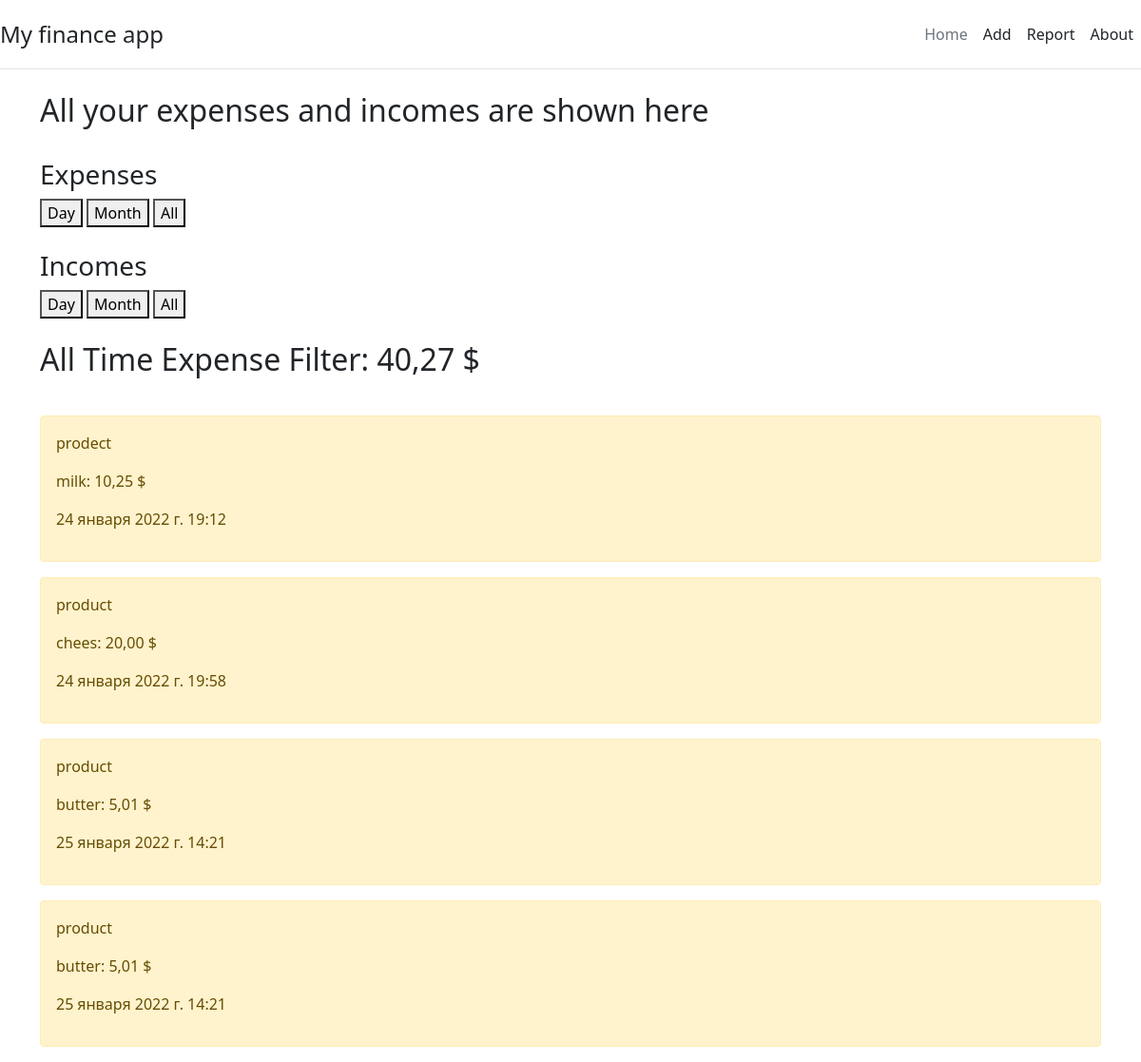
The app's page /report/all_costs with its own data.
### base/models.py (models this page shows, shortened)
class Costs(models.Model):
    category = models.CharField(max_length=50)
    list = models.CharField(max_length=150)
    costs = models.DecimalField(decimal_places=2, max_digits=10)
    date = models.DateTimeField()

### base/views.py (the view)
# urls.py: path("report/<str:filter_btn>", views.report_filter, name="report_filter"),
def report_filter(request, filter_btn):
    costs = Costs.objects.all()
    income = Income.objects.all()
    sum_costs = 0
    sum_income = 0
    day = datetime.now() - timedelta(minutes=60*24)
    month = datetime.now() - timedelta(minutes=60*24*30)
    if filter_btn == "all_costs":
        for el in costs:
            sum_costs += el.costs
        context = {"title": "Report", "costs": costs, "sum_costs": sum_costs, "filter": "All Time Expense Filter"}
        return render(request, "base/report.html", context=context)
    elif filter_btn == "all_income":
        for el in income:
            sum_income += el.income
        context = {"title": "Report", "income": income, "sum_income": sum_income, "filter": "All Time Income Filter"}
        return render(request, "base/report.html", context=context)
    elif filter_btn == "day_costs":
        costs = costs.filter(date__gte=day)
        for el in costs:
            sum_costs += el.costs
        context = {"title": "Report", "costs": costs, "sum_costs": sum_costs, "filter": "Daily expense filter"}
        return render(request, "base/report.html", context=context)
    elif filter_btn == "day_income":
        income = income.filter(date__gte=day)
        for el in income:
            sum_income += el.income
        context = {"title": "Report", "income": income, "sum_income": sum_income, "filter": "Daily income filter"}
        return render(request, "base/report.html", context=context)
    elif filter_btn == "month_costs":
        costs = costs.filter(date__gte=day)
        for el in costs:
            sum_costs += el.costs
        context = {"title": "Report", "costs": costs, "sum_costs": sum_costs, "filter": "Monthly expense filter"}
        return render(request, "base/report.html", context=context)
    elif filter_btn == "month_income":
        income = income.filter(date__gte=month)
        for el in income:
            sum_income += el.income
        context = {"title": "Report", "income": income, "sum_income": sum_income, "filter": "Monthly income filter"}
        return render(request, "base/report.html", context=context)

### base/templates/base/report.html (shortened to what this page needs)
{% extends "base/base.html" %}
{% block content %}
    <h2>All your expenses and incomes are shown here </h2><br>
    <div>
        <h3>Expenses</h3>
        <a href="{% url 'report_filter' filter_btn='day_costs' %}"><button>Day</button></a>
        <a href="{% url 'report_filter' filter_btn='month_costs' %}"><button>Month</button></a>
        <a href="{% url 'report_filter' filter_btn='all_costs' %}"><button>All</button></a>
    </div>
    <br>
    <div>
        <h3>Incomes</h3>
        <a href="{% url 'report_filter' filter_btn='day_income' %}"><button>Day</button></a>
        <a href="{% url 'report_filter' filter_btn='month_income' %}"><button>Month</button></a>
        <a href="{% url 'report_filter' filter_btn='all_income' %}"><button>All</button></a>
    </div>
    <br>
    {% if costs %}
    <h2>{{ filter }}: {{ sum_costs }} $</h2>
        <br>
        {% for cost in costs %}
            <div class="alert alert-warning mt-2">
                <p>{{ cost.category }}</p>
                <p>{{ cost.list }}: {{ cost.costs }} $</p>
                <p>{{ cost.date }}</p>
            </div>
        {% endfor %}
    {% endif %}
{% endblock %}

### records on screen
Costs: category "prodect", list "milk", costs "10,25", date "24 января 2022 г. 19:12"
Costs: category "product", list "chees", costs "20,00", date "24 января 2022 г. 19:58"
Costs: category "product", list "butter", costs "5,01", date "25 января 2022 г. 14:21"
Costs: category "product", list "butter", costs "5,01", date "25 января 2022 г. 14:21"

### other values on screen
{{ filter }} "All Time Expense Filter"
{{ sum_costs }} "40,27"
